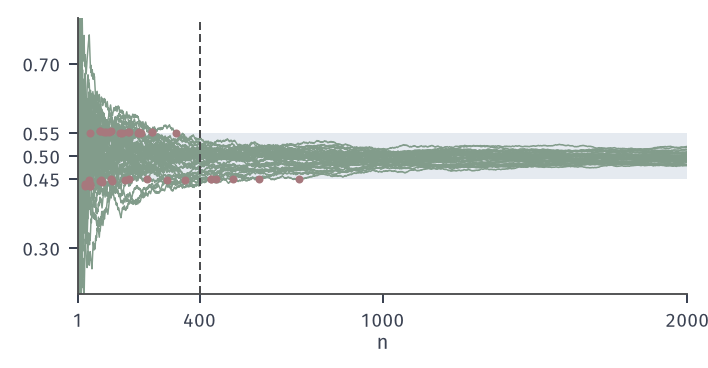

Recreate this plot in Python.
from pathlib import Path
import sys
HERE = Path(__file__).resolve().parent
sys.path.insert(0, str(HERE.parent/"lln-common"))
from lln_fig import *
# Weak versus strong law: 40 frequency paths of a fair coin (seed 21), n <= 2000, band 1/2 +- 0.05 (blue fill).
# Red dot: last time n <= 2000 at which a path is outside the band. Grey vertical line at n = 400.
rng = np.random.default_rng(21)
N, M, eps = 2000, 40, .05
n = np.arange(1, N+1)
F = np.cumsum(rng.random((M, N)) < .5, axis=1)/n
fig, ax = figure(width_mm=100, height_mm=52)
panel(fig, left=.11, right=.97, bottom=.2, top=.95)
ax.axhspan(.5-eps, .5+eps, color=BLUE_FILL, lw=0)
for f in F: ax.plot(n, f, color=GREEN, lw=.6)
last = []
for f in F:
    out = np.flatnonzero(np.abs(f-.5) >= eps)
    if len(out): last.append(int(n[out[-1]])); dot(ax, n[out[-1]], f[out[-1]], ms=3.2)
ax.axvline(400, color=STROKE, lw=.8, ls=DASH)
ax.set_xlim(1, N); ax.set_ylim(.2, .8); ax.set_xticks([1, 400, 1000, 2000]); ax.set_yticks([.3, .45, .5, .55, .7])
axlab(ax, '$n$')
out400 = int(np.sum(np.abs(F[:, 399]-.5) >= eps))
save(fig, HERE, 'figure', {'seed': 21, 'outside_at_400': out400, 'last_exit_times': sorted(last), 'max_last_exit': max(last)})
